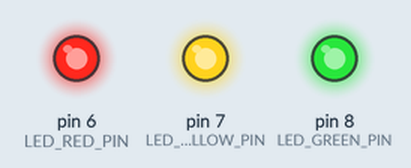
A program run on a simulated Arduino Uno, built with avr-gcc and run on an emulated ATmega328P. On the bench: output pins drawn as LEDs (lit = HIGH). What the program prints to the serial monitor is not drawn.

Above: at 0.5 s.
At 3.5 s:
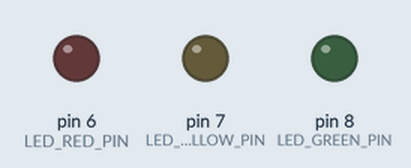
Timing chart, 0 to 4.6 s (numbered marks = the images above):
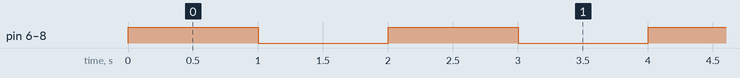

The program:

main.cpp
```cpp
/**
 * @brief Main source file. Contains the main routines.
 *
 * @file main.cpp
 */

/* Includes -------------------------------------------- */
#include <Arduino.h>

/* Defines --------------------------------------------- */
#define LED_GREEN_PIN 8
#define LED_YELLOW_PIN 7
#define LED_RED_PIN 6
#define LOG_BAUDRATE 115200U

/* Global variables ------------------------------------ */

/* Static variables ------------------------------------ */
static int sPinGreenState  = 0;
static int sPinYellowState = 0;
static int sPinRedState    = 0;

/* On-boot routine ------------------------------------- */
void setup(void) {
    /* Set the PIN mode */
    pinMode(LED_GREEN_PIN,  OUTPUT);
    pinMode(LED_YELLOW_PIN, OUTPUT);
    pinMode(LED_RED_PIN,    OUTPUT);

    /* Set up serial port */
    Serial.begin(LOG_BAUDRATE);

    /* System boot succesful */
    Serial.println("[BOOT ] System boot succesful");
}

/* Loop routine ---------------------------------------- */
void loop(void) {
    /* Set LED state */
    sPinGreenState  = sPinGreenState  == HIGH ? LOW : HIGH;
    sPinYellowState = sPinYellowState == HIGH ? LOW : HIGH;
    sPinRedState    = sPinRedState    == HIGH ? LOW : HIGH;
    digitalWrite(LED_GREEN_PIN,  sPinGreenState);
    digitalWrite(LED_YELLOW_PIN, sPinYellowState);
    digitalWrite(LED_RED_PIN,    sPinRedState);

    /* Loop avery 1 second */
    delay(1000U);
}
```

Measured:
- by itself, pin 6 (LED_RED_PIN), pin 7 (LED_YELLOW_PIN), pin 8 (LED_GREEN_PIN): alternates HIGH for 1.0 s and LOW for 1.0 s
